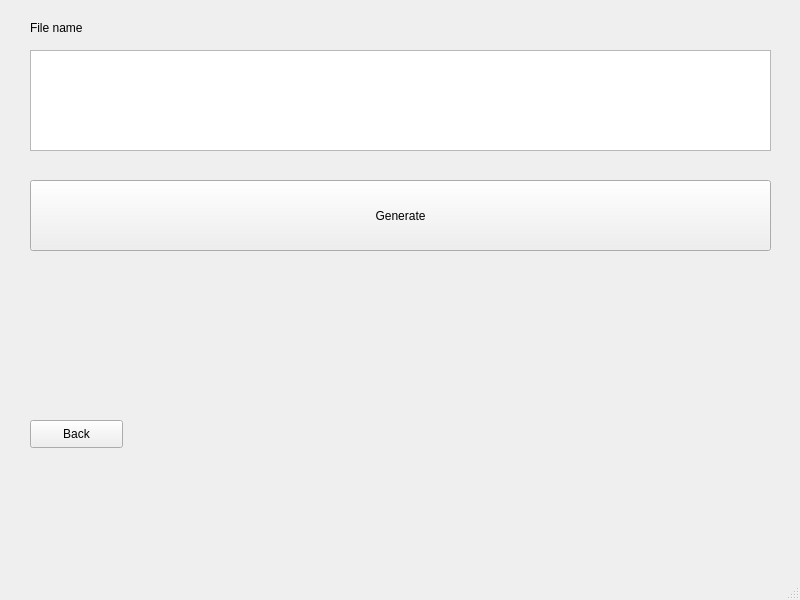
<?xml version="1.0" encoding="UTF-8"?>
<ui version="4.0">
 <class>MainWindow</class>
 <widget class="QMainWindow" name="MainWindow">
  <property name="geometry">
   <rect>
    <x>0</x>
    <y>0</y>
    <width>800</width>
    <height>600</height>
   </rect>
  </property>
  <property name="windowTitle">
   <string>MainWindow</string>
  </property>
  <widget class="QWidget" name="centralwidget">
   <widget class="QLabel" name="label_7">
    <property name="geometry">
     <rect>
      <x>30</x>
      <y>20</y>
      <width>91</width>
      <height>16</height>
     </rect>
    </property>
    <property name="text">
     <string>File name</string>
    </property>
   </widget>
   <widget class="QTextEdit" name="fileTextEdit">
    <property name="geometry">
     <rect>
      <x>30</x>
      <y>50</y>
      <width>741</width>
      <height>101</height>
     </rect>
    </property>
   </widget>
   <widget class="QPushButton" name="backButton">
    <property name="geometry">
     <rect>
      <x>30</x>
      <y>420</y>
      <width>93</width>
      <height>28</height>
     </rect>
    </property>
    <property name="text">
     <string>Back</string>
    </property>
   </widget>
   <widget class="QPushButton" name="generateButton">
    <property name="geometry">
     <rect>
      <x>30</x>
      <y>180</y>
      <width>741</width>
      <height>71</height>
     </rect>
    </property>
    <property name="text">
     <string>Generate</string>
    </property>
   </widget>
  </widget>
  <widget class="QMenuBar" name="menubar">
   <property name="geometry">
    <rect>
     <x>0</x>
     <y>0</y>
     <width>800</width>
     <height>26</height>
    </rect>
   </property>
  </widget>
  <widget class="QStatusBar" name="statusbar"/>
 </widget>
 <resources/>
 <connections/>
</ui>
